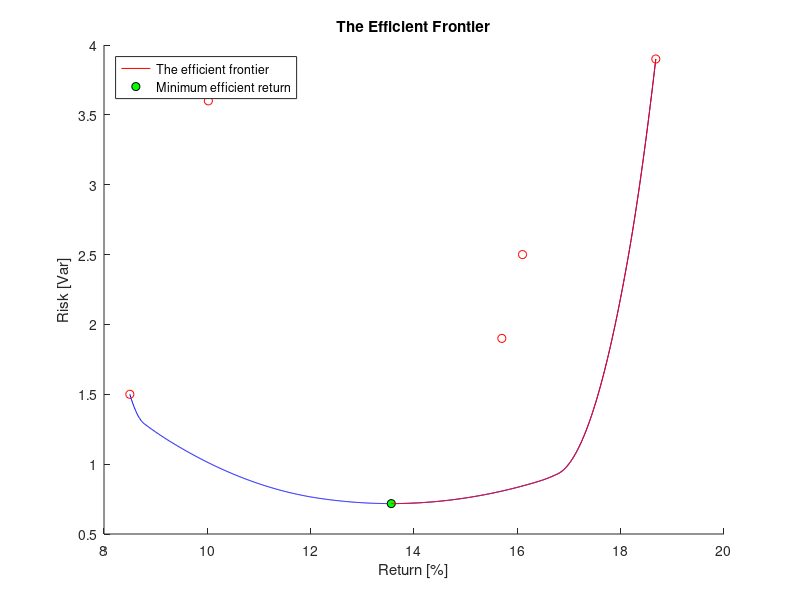
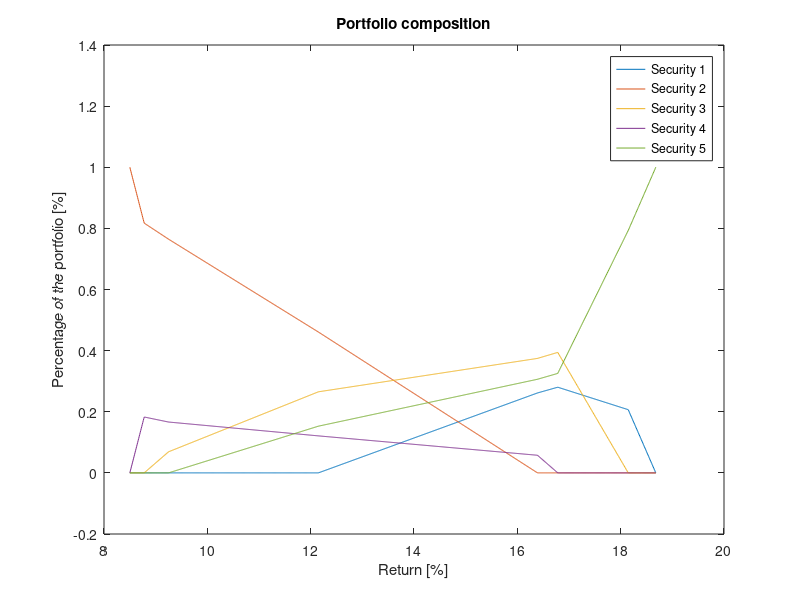

Here is the MATLAB script that generated these plots, in order: (Note: this script raises an error after producing the figures.)
close all

%%
%{
This is the driver for exercise 5. 
This file contains:
    - 

%}

%% Exercise 5.1-5.3
returns = [16.1, 8.5, 15.7, 10.02, 18.68]; 
R = 12; 
covariance = [2.5 .93 .62 .74 -.23;
              0.93 1.5 0.22 0.56 0.26;
              .62  .22 1.9  .78  -0.27;
              .74 .56 .78 3.6 -0.56;
              -0.23 0.26 -0.27 -0.56 3.9];  

H = covariance;
f = [];

A1 = returns;
b1 = R;

A2 = [1,1,1,1,1];
b2 = 1;

Aeq = [A1; A2];
beq = [b1; b2];

Aineq = -eye(5);
bineq = zeros(5,1); 

x = quadprog( H, f, Aineq, bineq, Aeq, beq)

port_risk = x'*covariance*x

%% Exercise 5.4, Computing the efficient frontier

Rs = min(returns):0.01:max(returns);
port_risks = zeros(length(Rs),1);
options = optimset('Display', 'off');
optimalPorts = zeros(length(Rs),5);

for i = 1:length(Rs)
beq = [Rs(i); b2];
x = quadprog( H, f, Aineq, bineq, Aeq, beq,[],[],[],options); 
port_risks(i) = x'*covariance*x;
optimalPorts(i,:) = x;

end

%% Exercise 5.4, Plotting the efficient frontier
figure;
hold on

opt_return1 = Rs(port_risks==min(port_risks));
opt_risk1 = min(port_risks);

effRs = Rs(find(Rs == opt_return1):end);
effRisk = port_risks(find(Rs == opt_return1):end);

plot(Rs,port_risks,'b', returns, diag(covariance),'ro')
h2 = plot(opt_return1,opt_risk1 ,'ko','MarkerFaceColor', 'g');
h1 = plot(effRs,effRisk , 'r');
title('The Efficient Frontier')
xlabel('Return [%]')
ylabel('Risk [Var]')
legend([h1,h2],{'The efficient frontier','Minimum efficient return'}, 'Location', 'northwest')
hold off

%% Exercise 5.4, Plotting the optimal port folio as a function of return
figure
h1 = plot(Rs,optimalPorts(:,1));
hold on
h2 = plot(Rs,optimalPorts(:,2));
h3 = plot(Rs,optimalPorts(:,3));
h4 = plot(Rs,optimalPorts(:,4));
h5 = plot(Rs,optimalPorts(:,5));
legend([h1,h2,h3,h4,h5], {'Security 1','Security 2','Security 3','Security 4','Security 5'})
xlabel('Return [%]')
ylabel('Percentage of the portfolio [%]')
title('Portfolio composition')

%% Exercise 5.4, Minimum risk
beq = [opt_return1; b2];
x_min = quadprog( H, f, Aineq, bineq, Aeq, beq,[],[],[],options)
port_risks_min = x'*covariance*x

%% Exercise 5.5-5.7, Bi-criterion Optimization
H = covariance;
f = -returns;

Aeq = [1,1,1,1,1];
beq = 1;

Aineq = -eye(5);
bineq = zeros(5,1); 


%% Exercise 5.5-5.7, Solving for different alpha with and without short-selling
trials = 1000;
x_short = zeros(trials,5,3);
x_nonshort = zeros(trials,5,3);

alphas = 1:1:trials;
alphas = alphas./(trials);
port_risk_short = zeros(trials,1,3);
port_risk_nonshort = zeros(trials,1,3);
port_return_short = zeros(trials,1,3);
port_return_nonshort = zeros(trials,1,3);

x0 = zeros(5,1);
s0 = ones(2*5,1);
y0 = ones(length(beq),1);
z0 = ones(2*5,1);
n = 5;
if trials<11
    cvx_solve = true;
else
    cvx_solve = false;
end

%optimal port. weights found by quadprog
for i = 1:trials
    if mod(i,trials/10)==0
        disp(i)
    end
    % Without shorting, i.e. an IQP problem
    x_nonshort(i,:,1) = quadprog( alphas(i).*H, (1-alphas(i)).*f', Aineq, bineq, Aeq, beq,[],[],[],options); 
    x_nonshort(i,:,2) = primalDualInteriorMethod_box(alphas(i).*H, (1-alphas(i)).*f',Aeq',beq,zeros(5,1),ones(5,1),x0,y0,z0,s0);
    if cvx_solve
        cvx_begin quiet
            %cvx_precision low
            variable x(n)
            minimize( 1/2 * x' *  (alphas(i).*H) *x + ((1-alphas(i)).*f)*x)
            subject to
                Aeq * x == beq
                zeros(5,1) <= x
                x <= ones(5,1)
        cvx_end
        x_nonshort(i,:,3) = x; 
    end
    
    % With shorting, i.e. an EQP problem
    x_short(i,:,1) = quadprog( alphas(i).*H, (1-alphas(i)).*f', [], [], Aeq, beq,[],[],[],options); 
    x_short(i,:,2) = EqualityQPSolver(alphas(i).*H, (1-alphas(i)).*f',Aeq', beq, "rangespace");
    if cvx_solve
        cvx_begin quiet
            %cvx_precision low
            variable x(n)
            minimize( 1/2 * x' *  (alphas(i).*H) *x + ((1-alphas(i)).*f)*x)
            subject to
                Aeq * x == beq
        cvx_end
        x_short(i,:,3) = x; 
    end
    
    port_risk_short(i,2) = x_short(i,:,2)*covariance*x_short(i,:,2)';
    port_risk_nonshort(i,2) = x_nonshort(i,:,2)*covariance*x_nonshort(i,:,2)';
    
    port_return_short(i,2) = -f*x_short(i,:,2)';
    port_return_nonshort(i,2) = -f*x_nonshort(i,:,2)';
end



%% Exercise 5.5-5.7, Plot the portfolios
clear log

figure
hold on
plot(port_return_short(:,2),port_risk_short(:,2),'b', returns, diag(covariance),'ro')
title('The Bi-Criterion when shorting is allowed')
xlabel('Return [%]')
ylabel('Risk [Var]')
hold off

figure
hold on
plot(port_return_nonshort(:,2),port_risk_nonshort(:,2),'b', returns, diag(covariance),'ro')
title('The Bi-Criterion when shorting is not allowed')
xlabel('Return [%]')
ylabel('Risk [Var]')
hold off

figure
hold on
h1 = plot(Rs,port_risks,'r');
plot(returns, diag(covariance),'ro')
h2 = plot(port_return_nonshort(:,2),port_risk_nonshort(:,2),'b');
plot(opt_return1,opt_risk1 ,'k|','MarkerSize', 14)
title('Comparison of static return and bi-criterion')
xlabel('Return [%]')
ylabel('Risk [Var]')
legend([h1,h2],{'Static return','Bi-criterion'}, 'Location', 'northwest')
hold off

figure
h1 = plot((1:trials)./trials,log10(sum(sqrt((x_short(:,:,1)-x_short(:,:,2)).^2),2)));
hold on 
h2 = plot((1:trials)./trials,log10(sum(sqrt((x_short(:,:,3)-x_short(:,:,2)).^2),2)));
h3 = plot((1:trials)./trials,log10(sum(sqrt((x_short(:,:,3)-x_short(:,:,1)).^2),2)));
title('Comparison of found portfolios with shorting')
xlabel('alpha')
ylabel('Mean Squared Error, log10')
legend([h1,h2,h3],{'MSE log10, quadprog and our','MSE log10, CVX and our','MSE log10, CVX and quadprog'}, 'Location', 'northeast')

figure
h1 = plot((1:trials)./trials,log10(sum(sqrt((x_nonshort(:,:,1)-x_nonshort(:,:,2)).^2),2)));
hold on 
h2 = plot((1:trials)./trials,log10(sum(sqrt((x_nonshort(:,:,3)-x_nonshort(:,:,2)).^2),2)));
h3 = plot((1:trials)./trials,log10(sum(sqrt((x_nonshort(:,:,3)-x_nonshort(:,:,1)).^2),2)));
title('Comparison of found portfolios with no shorting')
xlabel('alpha')
ylabel('Mean Squared Error, log10')
legend([h1,h2,h3],{'MSE log10, quadprog and our','MSE log10, CVX and our','MSE log10, CVX and quadprog'}, 'Location', 'northeast')

%% Exercise 5.8-5.11, Introducing a risk free security with return 0
returns = [16.1, 8.5, 15.7, 10.02, 18.68]; 
covariance = [2.5 .93 .62 .74 -.23;
              0.93 1.5 0.22 0.56 0.26;
              .62  .22 1.9  .78  -0.27;
              .74 .56 .78 3.6 -0.56;
              -0.23 0.26 -0.27 -0.56 3.9];  
          
returns = [returns, 0];

covariance = [covariance, zeros(5,1)];
covariance = [covariance; zeros(1,6)];

H = covariance;
f = []; 

A1 = returns;
b1 = min(A1);

A2 = [1,1,1,1,1,1];
b2 = 1;

Aeq = [A1; A2];
beq = [b1; b2];

Aineq = -eye(6);
bineq = zeros(6,1); 
%% Exercise 5.8-5.11, Computing the efficient frontier with a risk-free asset 

Rs_free = min(returns):0.01:max(returns);
port_risks_free = zeros(length(Rs_free),1);
optimalPorts = zeros(length(Rs),6);

for i = 1:length(Rs_free)
beq = [Rs_free(i); b2];
x = quadprog( H, f, Aineq, bineq, Aeq, beq,[],[],[],options); 
port_risks_free(i) = x'*covariance*x;
optimalPorts(i,:) = x;
end

%% Exercise 5.8-5.11, Plotting the efficient frontier with a risk-free asset 
figure
hold on
plot(Rs_free,port_risks_free,'b', returns, diag(covariance),'ro')
title('The Efficient Frontier with a risk free asset')
xlabel('Return [%]')
ylabel('Risk [Var]')
hold off

lower_risk_pareto = port_risks(min(find(abs(round(port_risks_free(851:end)-port_risks,2))==0)));
lower_return_pareto = Rs(min(find(abs(round(port_risks_free(851:end)-port_risks,2))==0)));

figure
hold on
h1 = plot(Rs_free,port_risks_free,'b');
scatter( returns, diag(covariance),'ro')
h3 = plot(Rs,port_risks,'color',[0 0.5 0]);
plot(opt_return1, opt_risk1,'ko','MarkerFaceColor', 'k', 'MarkerSize',3);
plot(lower_return_pareto,lower_risk_pareto,'ko','MarkerFaceColor', 'k', 'MarkerSize',3);
h2 = plot(effRs,effRisk , 'r');
hold off
title('The Efficient Frontiers with and without a risk free asset')
xlabel('Return [%]')
ylabel('Risk [Var]')
legend([h1,h2, h3],{'With risk free asset','Without risk free asset and pareto optimal','Without risk free asset and not pareto optimal'}, 'Location', 'northwest')

%% Exercise 5.8-5.11, Portfolio compositions
figure
h1 = plot(Rs_free,optimalPorts(:,1));
hold on
h2 = plot(Rs_free,optimalPorts(:,2));
h3 = plot(Rs_free,optimalPorts(:,3));
h4 = plot(Rs_free,optimalPorts(:,4));
h5 = plot(Rs_free,optimalPorts(:,5));
h6 = plot(Rs_free,optimalPorts(:,6));
legend([h1,h2,h3,h4,h5, h6], {'Security 1','Security 2','Security 3','Security 4','Security 5', 'Risk free asset'})
xlabel('Return [%]')
ylabel('Percentage of the portfolio [%]')
title('Portfolio composition')


%% Exercise 5.8-5.11, Finding the optimum for R=14

beq = [14; b2];
x = quadprog( H, f, Aineq, bineq, Aeq, beq); 
opt_risk2 = x'*covariance*x;


%% Exercise 5.8-5.11, Ploting
figure
hold on
opt_return2 = 14;
plot(Rs_free,port_risks_free,'b', returns, diag(covariance),'mo')
plot(Rs,port_risks,'color',[0 0.5 0])
h2 = plot(effRs,effRisk , 'r');
p1 = plot(opt_return2, opt_risk2,'ko','MarkerFaceColor', 'g', 'MarkerSize',4);
plot(opt_return1, opt_risk1,'k|','MarkerFaceColor', 'k', 'MarkerSize',8);
p2 = plot(Rs(find(Rs == 14)), port_risks(find(Rs == 14)),'ko','MarkerFaceColor', 'k', 'MarkerSize',4);
title('Comparison of Efficient Frontiers')
xlabel('Return [%]')
ylabel('Risk [Var]')
legend([p1,p2],{'E[R]=14 with risk free asset','E[R]=14 without risk free asset'},'Location','northwest') 
hold off



